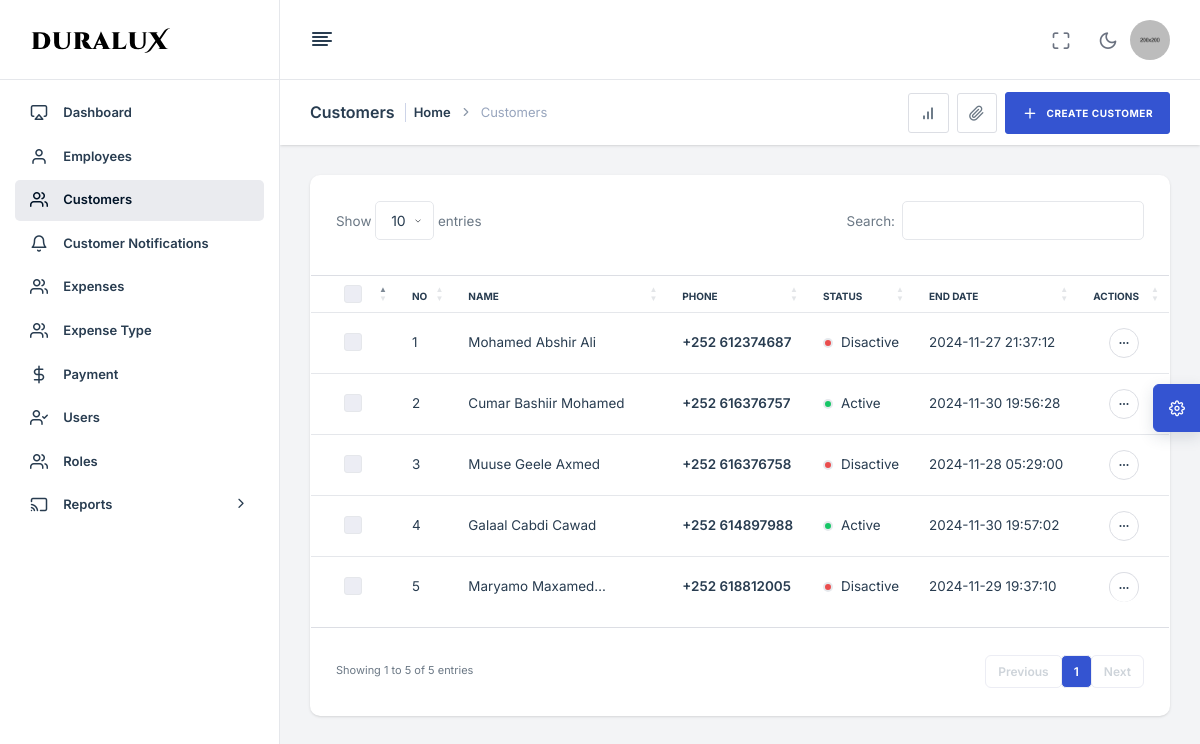
Page /customer.php (signed in) on the committed database.
### tables this page shows
CREATE TABLE `customer` (
  `id` int(11) NOT NULL,
  `idcard` varchar(255) NOT NULL,
  `name` varchar(255) NOT NULL,
  `phone` varchar(100) NOT NULL,
  `fingerprint_data` varchar(255) NOT NULL,
  `status` tinyint(4) NOT NULL DEFAULT 0,
  `date` datetime NOT NULL DEFAULT current_timestamp()
);

CREATE TABLE `payment` (
  `id` int(11) NOT NULL,
  `customer_id` int(11) NOT NULL,
  `amount` decimal(10,2) NOT NULL,
  `employee_id` int(11) NOT NULL,
  `end_date` datetime NOT NULL,
  `date` datetime NOT NULL DEFAULT current_timestamp()
);

### includes/init-admin.php (called while the page is built, shortened)
<?php session_start();
include "conn/functions.php";
include "includes/head.php";
include "includes/sidebar.php";
include "includes/topbar.php";
?>

### conn/functions.php (called while the page is built, shortened)
<?php
include "db.php";
function readAll($cols,$table){
    global $db;
    $query = "select $cols from $table";
    return $db-> query($query)->fetchAll(PDO::FETCH_OBJ);
}
function readAllWhere($cols,$table,$id,$col){
    global $db;
    $query = "select $cols from $table where $col = '$id'";
    return $db-> query($query)->fetchAll(PDO::FETCH_OBJ);
}

### customer.php (the view, shortened to what this page needs)
<?php
include "includes/init-admin.php";
?>
<div class="nxl-content">
            <div class="page-header">
                <div class="page-header-left d-flex align-items-center">
                    <div class="page-header-title">
                        <h5 class="m-b-10">Customers</h5>
                    </div>
                    <ul class="breadcrumb">
                        <li class="breadcrumb-item"><a href="index.html">Home</a></li>
                        <li class="breadcrumb-item">Customers</li>
                    </ul>
                </div>
                <div class="page-header-right ms-auto">
                    <div class="page-header-right-items">
                        <div class="d-flex align-items-center gap-2 page-header-right-items-wrapper">
                            <?php if($_SESSION["role_id"] == 1){ ?>
                                <a href="javascript:void(0);" class="btn btn-icon btn-light-brand" data-bs-toggle="collapse" data-bs-target="#collapseOne">
                                    <i class="feather-bar-chart"></i>
                                </a>
                            <?php }?>
                            <div class="dropdown">
                                <a class="btn btn-icon btn-light-brand" data-bs-toggle="dropdown" data-bs-offset="0, 10" data-bs-auto-close="outside">
                                    <i class="feather-paperclip"></i>
                                </a>
                            </div>
                            <button type="button" class="btn btn-primary" data-bs-toggle="modal" data-bs-target="#customer-model">
                                <i class="feather-plus me-2"></i>
                                <span>Create Customer</span>
                            </button>
                        </div>
                    </div>
                </div>
            </div>
            <div class="main-content">
                <div class="row">
                    <div class="col-lg-12">
                        <div class="card stretch stretch-full">
                            <div class="card-body p-0">
                                <div class="table-responsive">
                                    <table class="table table-hover" id="customerList">
                                        <thead>
                                            <tr>
                                                <th class="wd-30">
                                                    <div class="btn-group mb-1">
                                                        <div class="custom-control custom-checkbox ms-1">
                                                        </div>
                                                    </div>
                                                </th>
                                                <th>No</th>
                                                <th>Name</th>
                                                <th>Phone</th>
                                                <th>Status</th>
                                                <th>End Date</th>
                                                <th class="text-end">Actions</th>
                                            </tr>
                                        </thead>
                                        <tbody>
                                            <?php
                                                $num = 0;
                                                foreach(readAll("*","customer") as $c) {?>
                                            <tr class="single-item">
                                                <td>
                                                    <div class="item-checkbox ms-1">
                                                        <div class="custom-control custom-checkbox">
                                                        </div>
                                                    </div>
                                                </td>
                                                <td><?=++$num?></td>
                                                <td>
                                                    <span class="text-truncate-1-line"><?= $c->name ?></span>
                                                </td>
                                                <td><a href="tel:<?=$c->phone?>">+252 <?=$c->phone?></a></td>
                                                <td class="cus_status">
                                                    <?php
                                                        if($c->status == 0){?>
                                                            <span class="hstack">
                                                                <i class="wd-10 ht-10 border border-2 border-gray-1 bg-danger rounded-circle me-2"></i>
                                                                <span>Disactive</span>
                                                            </span>
                                                        <?php }else{ ?>
                                                            <span class="hstack">
                                                                <i class="wd-10 ht-10 border border-2 border-gray-1 bg-success rounded-circle me-2"></i>
                                                                <span>Active</span>
                                                            </span>
                                                        <?php }
                                                    ?>
                                                </td>
                                                <td class="end_date" id="<?=$c->id?>"><?= (!empty(readAllWhere("end_date","payment",$c->id,"customer_id")[0]->end_date)) ? readAllWhere("end_date","payment",$c->id,"customer_id")[0]->end_date:"N/A"?></td>
                                                <td>
                                                    <div class="hstack gap-2 justify-content-end">
                                                        <div class="dropdown">
                                                            <a href="javascript:void(0)" class="avatar-text avatar-md" data-bs-toggle="dropdown" data-bs-offset="0,21">
                                                                <i class="feather feather-more-horizontal"></i>
                                                            </a>
                                                        </div>
                                                    </div>
                                                </td>
                                            </tr>
                                            <?php } ?>
                                        </tbody>
                                    </table>
                                </div>
                            </div>
                        </div>
                    </div>
                </div>
            </div>
        </div>
 <?php include "includes/footer.php"; ?>

### includes/head.php (shortened to what this page needs)
<!DOCTYPE html>
<html lang="zxx">
<head>
    <link rel="stylesheet" type="text/css" href="assets/css/bootstrap.min.css" />
    <link rel="stylesheet" type="text/css" href="assets/vendors/css/vendors.min.css" />
    <link rel="stylesheet" type="text/css" href="assets/vendors/css/daterangepicker.min.css" />
    <link rel="stylesheet" type="text/css" href="assets/css/theme.min.css" />
    <link rel="stylesheet" type="text/css" href="assets/vendors/css/vendors.min.css">
    <link rel="stylesheet" type="text/css" href="assets/vendors/css/dataTables.bs5.min.css">
    <link rel="stylesheet" type="text/css" href="assets/vendors/css/select2.min.css">
    <link rel="stylesheet" type="text/css" href="assets/vendors/css/select2-theme.min.css">
    <link rel="stylesheet" type="text/css" href="assets/vendors/css/validation.css">
</head>
<body>

### includes/sidebar.php (shortened to what this page needs)
<nav class="nxl-navigation">
    <div class="navbar-wrapper">
        <div class="m-header">
            <a href="index.html" class="b-brand">
                <img src="assets/images/logo-full.png" alt="" class="logo logo-lg" />
            </a>
        </div>
        <div class="navbar-content">
            <ul class="nxl-navbar">
                <?php if($_SESSION["role_id"] == 1){ ?>
                <li class="nxl-item nxl-hasmenu">
                    <a href="home.php" class="nxl-link">
                        <span class="nxl-micon"><i class="feather-airplay"></i></span>
                        <span class="nxl-mtext">Dashboard</span><span class="nxl-arrow"></span>
                    </a>
                </li>
                <li class="nxl-item nxl-hasmenu">
                    <a href="employee.php" class="nxl-link">
                        <span class="nxl-micon"><i class="feather-user"></i></i></span>
                        <span class="nxl-mtext">Employees</span><span class="nxl-arrow"></span>
                    </a>
                </li>
                <?php }?>
                <li class="nxl-item nxl-hasmenu">
                    <a href="customer.php" class="nxl-link">
                        <span class="nxl-micon"><i class="feather-users"></i></i></span>
                        <span class="nxl-mtext">Customers</span><span class="nxl-arrow"></span>
                    </a>
                </li>
                <?php if($_SESSION["role_id"] == 1){ ?>
                <li class="nxl-item nxl-hasmenu">
                    <a href="customer_notification.php" class="nxl-link">
                        <span class="nxl-micon"><i class="feather-bell"></i></i></span>
                        <span class="nxl-mtext">Customer Notifications</span><span class="nxl-arrow"></span>
                    </a>
                </li>
                <li class="nxl-item nxl-hasmenu">
                    <a href="expense.php" class="nxl-link">
                        <span class="nxl-micon"><i class="feather-users"></i></i></span>
                        <span class="nxl-mtext">Expenses</span><span class="nxl-arrow"></span>
                    </a>
                </li>
                <li class="nxl-item nxl-hasmenu">
                    <a href="expense_type.php" class="nxl-link">
                        <span class="nxl-micon"><i class="feather-users"></i></i></span>
                        <span class="nxl-mtext">Expense Type</span><span class="nxl-arrow"></span>
                    </a>
                </li>
                <?php }?>
                <li class="nxl-item nxl-hasmenu">
                    <a href="payment.php" class="nxl-link">
                        <span class="nxl-micon"><i class="feather-dollar-sign"></i></i></span>
                        <span class="nxl-mtext">Payment</span><span class="nxl-arrow"></span>
                    </a>
                </li>
                <?php if($_SESSION["role_id"] == 1){ ?>
                <li class="nxl-item nxl-hasmenu">
                    <a href="user.php" class="nxl-link">
                        <span class="nxl-micon"><i class="feather-user-check"></i></i></span>
                        <span class="nxl-mtext">Users</span><span class="nxl-arrow"></span>
                    </a>
                </li>
                <li class="nxl-item nxl-hasmenu">
                    <a href="role.php" class="nxl-link">
                        <span class="nxl-micon"><i class="feather-users"></i></i></span>
                        <span class="nxl-mtext">Roles</span><span class="nxl-arrow"></span>
                    </a>
                </li>
                <li class="nxl-item nxl-hasmenu">
                    <a href="javascript:void(0);" class="nxl-link">
                        <span class="nxl-micon"><i class="feather-cast"></i></span>
                        <span class="nxl-mtext">Reports</span><span class="nxl-arrow"><i class="feather-chevron-right"></i></span>
                    </a>
                </li>
                <?php }?>
            </ul>
        </div>
    </div>
</nav>

### includes/topbar.php (shortened to what this page needs)
<header class="nxl-header">
    <div class="header-wrapper">
        <div class="header-left d-flex align-items-center gap-4">
            <div class="nxl-navigation-toggle">
                <a href="javascript:void(0);" id="menu-mini-button">
                    <i class="feather-align-left"></i>
                </a>
            </div>
        </div>
        <div class="header-right ms-auto">
            <div class="d-flex align-items-center">
                <div class="nxl-h-item d-none d-sm-flex">
                    <div class="full-screen-switcher">
                        <a href="javascript:void(0);" class="nxl-head-link me-0" onclick="$('body').fullScreenHelper('toggle');">
                            <i class="feather-maximize maximize"></i>
                        </a>
                    </div>
                </div>
                <div class="nxl-h-item dark-light-theme">
                    <a href="javascript:void(0);" class="nxl-head-link me-0 dark-button">
                        <i class="feather-moon"></i>
                    </a>
                </div>
                <div class="dropdown nxl-h-item">
                    <a href="javascript:void(0);" data-bs-toggle="dropdown" role="button" data-bs-auto-close="outside">
                        <img src="assets/images/avatar/1.png" alt="user-image" class="img-fluid user-avtar me-0" />
                    </a>
                </div>
            </div>
        </div>
    </div>
</header>
<main class="nxl-container">

### includes/footer.php (shortened to what this page needs)
    </main>
    <div class="theme-customizer">
        <div class="customizer-handle">
            <a href="javascript:void(0);" class="cutomizer-open-trigger bg-primary">
                <i class="feather-settings"></i>
            </a>
        </div>
    </div>
</body>
</html>

### rows in the picture
customer: name "Mohamed Abshir Ali", phone "612374687", status 0 (drawn), id.end_date "2024-11-27 21:37:12"
customer: name "Cumar Bashiir Mohamed", phone "616376757", status 1 (drawn), id.end_date "2024-11-30 19:56:28"
customer: name "Muuse Geele Axmed", phone "616376758", status 0 (drawn), id.end_date "2024-11-28 05:29:00"
customer: name "Galaal Cabdi Cawad", phone "614897988", status 1 (drawn), id.end_date "2024-11-30 19:57:02"
customer: name "Maryamo…", phone "618812005", status 0 (drawn), id.end_date "2024-11-29 19:37:10"
